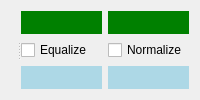
      <widget class="QWidget" name="tab_histo">
       <attribute name="title">
        <string>Histograms</string>
       </attribute>
       <layout class="QGridLayout" name="gridLayout_8">
        <item row="0" column="0">
         <widget class="QSplitter" name="splitter">
          <property name="orientation">
           <enum>Qt::Horizontal</enum>
          </property>
          <widget class="QWidget" name="layoutWidget">
           <layout class="QGridLayout" name="gridLayout_7">
            <item row="0" column="0">
             <layout class="QHBoxLayout" name="horizontalLayout">
              <item>
               <widget class="PlotWidget" name="wgt_histo_red" native="true">
                <property name="sizePolicy">
                 <sizepolicy hsizetype="MinimumExpanding" vsizetype="Preferred">
                  <horstretch>0</horstretch>
                  <verstretch>0</verstretch>
                 </sizepolicy>
                </property>
                <property name="styleSheet">
                 <string notr="true"/>
                </property>
               </widget>
              </item>
              <item>
               <widget class="PlotWidget" name="wgt_histo_red_dist" native="true">
                <property name="sizePolicy">
                 <sizepolicy hsizetype="Expanding" vsizetype="Preferred">
                  <horstretch>0</horstretch>
                  <verstretch>0</verstretch>
                 </sizepolicy>
                </property>
                <property name="styleSheet">
                 <string notr="true"/>
                </property>
               </widget>
              </item>
             </layout>
            </item>
            <item row="1" column="0">
             <layout class="QHBoxLayout" name="horizontalLayout_2">
              <item>
               <widget class="PlotWidget" name="wgt_histo_green" native="true">
                <property name="sizePolicy">
                 <sizepolicy hsizetype="Expanding" vsizetype="Preferred">
                  <horstretch>0</horstretch>
                  <verstretch>0</verstretch>
                 </sizepolicy>
                </property>
                <property name="styleSheet">
                 <string notr="true"/>
                </property>
               </widget>
              </item>
              <item>
               <widget class="PlotWidget" name="wgt_histo_green_dist" native="true">
                <property name="sizePolicy">
                 <sizepolicy hsizetype="Expanding" vsizetype="Preferred">
                  <horstretch>0</horstretch>
                  <verstretch>0</verstretch>
                 </sizepolicy>
                </property>
                <property name="styleSheet">
                 <string notr="true"/>
                </property>
               </widget>
              </item>
             </layout>
            </item>
            <item row="2" column="0">
             <layout class="QHBoxLayout" name="horizontalLayout_3">
              <item>
               <widget class="PlotWidget" name="wgt_histo_blue" native="true">
                <property name="sizePolicy">
                 <sizepolicy hsizetype="Expanding" vsizetype="Preferred">
                  <horstretch>0</horstretch>
                  <verstretch>0</verstretch>
                 </sizepolicy>
                </property>
                <property name="styleSheet">
                 <string notr="true"/>
                </property>
               </widget>
              </item>
              <item>
               <widget class="PlotWidget" name="wgt_histo_blue_dist" native="true">
                <property name="sizePolicy">
                 <sizepolicy hsizetype="Expanding" vsizetype="Preferred">
                  <horstretch>0</horstretch>
                  <verstretch>0</verstretch>
                 </sizepolicy>
                </property>
                <property name="styleSheet">
                 <string notr="true"/>
                </property>
               </widget>
              </item>
             </layout>
            </item>
           </layout>
          </widget>
          <widget class="QWidget" name="layoutWidget">
           <layout class="QHBoxLayout" name="horizontalLayout_4">
            <item>
             <layout class="QVBoxLayout" name="verticalLayout_7">
              <item>
               <widget class="PlotWidget" name="wgt_histo_img_colored" native="true">
                <property name="sizePolicy">
                 <sizepolicy hsizetype="Expanding" vsizetype="Preferred">
                  <horstretch>0</horstretch>
                  <verstretch>0</verstretch>
                 </sizepolicy>
                </property>
                <property name="styleSheet">
                 <string notr="true">background:green</string>
                </property>
               </widget>
              </item>
              <item>
               <widget class="QCheckBox" name="equalize_check_box">
                <property name="enabled">
                 <bool>true</bool>
                </property>
                <property name="text">
                 <string>Equalize</string>
                </property>
               </widget>
              </item>
              <item>
               <widget class="PlotWidget" name="wgt_histo_histogram" native="true">
                <property name="sizePolicy">
                 <sizepolicy hsizetype="Expanding" vsizetype="Preferred">
                  <horstretch>0</horstretch>
                  <verstretch>0</verstretch>
                 </sizepolicy>
                </property>
                <property name="styleSheet">
                 <string notr="true">background:lightblue</string>
                </property>
               </widget>
              </item>
             </layout>
            </item>
            <item>
             <layout class="QVBoxLayout" name="verticalLayout_8">
              <item>
               <widget class="PlotWidget" name="wgt_histo_img_greyscale" native="true">
                <property name="sizePolicy">
                 <sizepolicy hsizetype="Expanding" vsizetype="Preferred">
                  <horstretch>0</horstretch>
                  <verstretch>0</verstretch>
                 </sizepolicy>
                </property>
                <property name="styleSheet">
                 <string notr="true">background:green</string>
                </property>
               </widget>
              </item>
              <item>
               <widget class="QCheckBox" name="normalize_check_box">
                <property name="enabled">
                 <bool>true</bool>
                </property>
                <property name="text">
                 <string>Normalize</string>
                </property>
               </widget>
              </item>
              <item>
               <widget class="PlotWidget" name="wgt_histo_curve" native="true">
                <property name="sizePolicy">
                 <sizepolicy hsizetype="Expanding" vsizetype="Preferred">
                  <horstretch>0</horstretch>
                  <verstretch>0</verstretch>
                 </sizepolicy>
                </property>
                <property name="styleSheet">
                 <string notr="true">background:lightblue</string>
                </property>
               </widget>
              </item>
             </layout>
            </item>
           </layout>
          </widget>
         </widget>
        </item>
       </layout>
      </widget>
